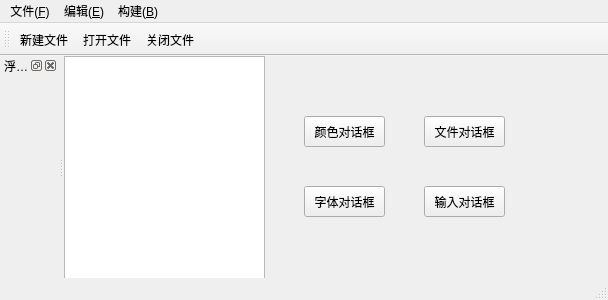
<?xml version="1.0" encoding="UTF-8"?>
<ui version="4.0">
 <class>MainWindow</class>
 <widget class="QMainWindow" name="MainWindow">
  <property name="geometry">
   <rect>
    <x>0</x>
    <y>0</y>
    <width>608</width>
    <height>300</height>
   </rect>
  </property>
  <property name="windowTitle">
   <string>MainWindow</string>
  </property>
  <widget class="QWidget" name="centralWidget">
   <widget class="QTextEdit" name="textEdit">
    <property name="geometry">
     <rect>
      <x>0</x>
      <y>0</y>
      <width>201</width>
      <height>241</height>
     </rect>
    </property>
   </widget>
   <widget class="QPushButton" name="pushButton">
    <property name="geometry">
     <rect>
      <x>240</x>
      <y>60</y>
      <width>81</width>
      <height>31</height>
     </rect>
    </property>
    <property name="text">
     <string>颜色对话框</string>
    </property>
   </widget>
   <widget class="QPushButton" name="pushButton_2">
    <property name="geometry">
     <rect>
      <x>360</x>
      <y>60</y>
      <width>81</width>
      <height>31</height>
     </rect>
    </property>
    <property name="text">
     <string>文件对话框</string>
    </property>
   </widget>
   <widget class="QPushButton" name="pushButton_3">
    <property name="geometry">
     <rect>
      <x>240</x>
      <y>130</y>
      <width>81</width>
      <height>31</height>
     </rect>
    </property>
    <property name="text">
     <string>字体对话框</string>
    </property>
   </widget>
   <widget class="QPushButton" name="pushButton_4">
    <property name="geometry">
     <rect>
      <x>360</x>
      <y>130</y>
      <width>81</width>
      <height>31</height>
     </rect>
    </property>
    <property name="text">
     <string>输入对话框</string>
    </property>
   </widget>
  </widget>
  <widget class="QMenuBar" name="menuBar">
   <property name="geometry">
    <rect>
     <x>0</x>
     <y>0</y>
     <width>608</width>
     <height>17</height>
    </rect>
   </property>
   <widget class="QMenu" name="menu_F">
    <property name="title">
     <string>文件(&amp;F)</string>
    </property>
    <addaction name="actionNew"/>
    <addaction name="actionOpen"/>
    <addaction name="separator"/>
    <addaction name="actionClose"/>
   </widget>
   <widget class="QMenu" name="menu_E">
    <property name="title">
     <string>编辑(&amp;E)</string>
    </property>
   </widget>
   <widget class="QMenu" name="menu_B">
    <property name="title">
     <string>构建(&amp;B)</string>
    </property>
   </widget>
   <addaction name="menu_F"/>
   <addaction name="menu_E"/>
   <addaction name="menu_B"/>
  </widget>
  <widget class="QToolBar" name="mainToolBar">
   <attribute name="toolBarArea">
    <enum>TopToolBarArea</enum>
   </attribute>
   <attribute name="toolBarBreak">
    <bool>false</bool>
   </attribute>
   <addaction name="actionNew"/>
   <addaction name="actionOpen"/>
   <addaction name="actionClose"/>
  </widget>
  <widget class="QStatusBar" name="statusBar"/>
  <widget class="QDockWidget" name="dockWidget">
   <property name="windowTitle">
    <string>浮动窗口</string>
   </property>
   <attribute name="dockWidgetArea">
    <number>1</number>
   </attribute>
   <widget class="QWidget" name="dockWidgetContents"/>
  </widget>
  <action name="actionSb">
   <property name="text">
    <string>New</string>
   </property>
  </action>
  <action name="actionNew">
   <property name="text">
    <string>新建文件</string>
   </property>
  </action>
  <action name="actionOpen">
   <property name="text">
    <string>打开文件</string>
   </property>
  </action>
  <action name="actionClose">
   <property name="text">
    <string>关闭文件</string>
   </property>
  </action>
 </widget>
 <layoutdefault spacing="6" margin="11"/>
 <resources/>
 <connections/>
</ui>
